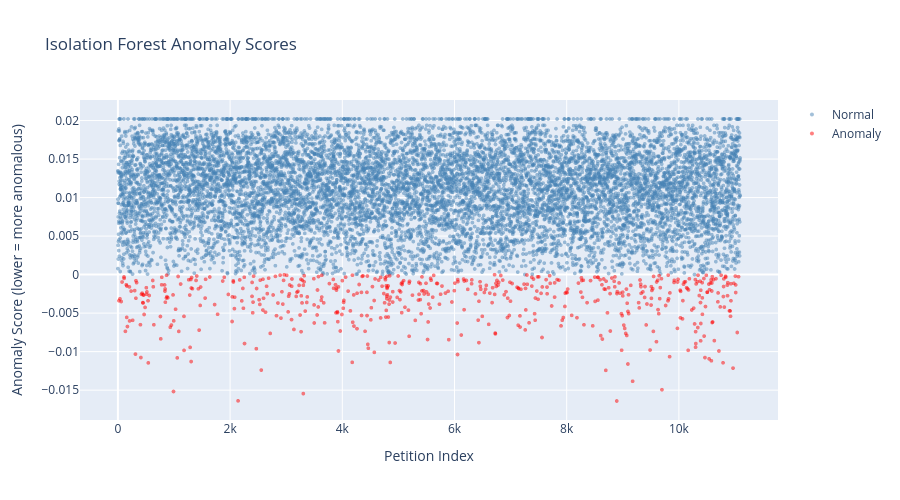

The notebook cell this image was saved under:
### Markdown cell above
Looking at the flagged anomalies, the pattern isn't one single thing. It's a mix of reasons petitions end up with rare vocabulary in the TF-IDF space:

Some use unusual formatting. The e-bike petition has bullet point characters (•) and list-style structure, which produce tokens most petitions don't have.
Some are loaded with technical jargon. The CMS petition uses "PAYE", "non-PAYE income", "assessment framework," which is bureaucratic language that rarely shows up elsewhere in the corpus.
Some pack in dense proper nouns and domain-specific terms, like the grooming gangs petition with "Pakistani grooming gangs", "safeguarding", "accountability" in a run-on style.
Some have unusual structure, like the civic responsibility petition which reads more like a policy document ("In three parts: 1)... 2)... 3)...") than a typical petition.

What they all share is that their word choices are rare relative to the rest of the corpus. Most petitions follow a fairly standard "we want the government to..." framing with common policy language. These ones break that mould in different ways, which is exactly what TF-IDF based anomaly detection should be picking up.

### Code cell
# Scatter plot: anomaly scores with anomalies highlighted
 
anomaly_df['label_name'] = anomaly_df['label'].map({1: 'Normal', -1: 'Anomaly'})
 
fig = px.scatter(
    anomaly_df,
    x='index',
    y='score',
    color='label_name',
    color_discrete_map={'Normal': 'steelblue', 'Anomaly': 'red'},
    hover_data=['action', 'state', 'signature_count'],
    title='Isolation Forest Anomaly Scores',
    labels={'index': 'Petition Index', 'score': 'Anomaly Score (lower = more anomalous)', 'label_name': ''},
    opacity=0.5
)
fig.update_traces(marker=dict(size=4))
fig.update_layout(height=500)
fig.show()

### Figure 1 — Plotly figure (JSON) as saved in the notebook; plotly's stock layout.template omitted (floating-point values rounded to 4 significant figures; data arrays with more than 128 entries replaced by an {"elided": "..."} marker saying what was removed)
{"data": [{"customdata": {"elided": "10537x3 mixed values"}, "hovertemplate": "=Normal<br>Petition Index=%{x}<br>Anomaly Score (lower = more anomalous)=%{y}<br>action=%{customdata[0]}<br>state=%{customdata[1]}<br>signature_count=%{customdata[2]}<extra></extra>", "legendgroup": "Normal", "marker": {"color": "steelblue", "opacity": 0.5, "size": 4, "symbol": "circle"}, "mode": "markers", "name": "Normal", "showlegend": true, "type": "scattergl", "x": {"elided": "10537 int values"}, "xaxis": "x", "y": {"elided": "10537 float values"}, "yaxis": "y"}, {"customdata": {"elided": "555x3 mixed values"}, "hovertemplate": "=Anomaly<br>Petition Index=%{x}<br>Anomaly Score (lower = more anomalous)=%{y}<br>action=%{customdata[0]}<br>state=%{customdata[1]}<br>signature_count=%{customdata[2]}<extra></extra>", "legendgroup": "Anomaly", "marker": {"color": "red", "opacity": 0.5, "size": 4, "symbol": "circle"}, "mode": "markers", "name": "Anomaly", "showlegend": true, "type": "scattergl", "x": {"elided": "555 int values"}, "xaxis": "x", "y": {"elided": "555 float values"}, "yaxis": "y"}], "layout": {"height": 500, "legend": {"title": {"text": ""}, "tracegroupgap": 0}, "title": {"text": "Isolation Forest Anomaly Scores"}, "xaxis": {"anchor": "y", "domain": [0, 1], "title": {"text": "Petition Index"}}, "yaxis": {"anchor": "x", "domain": [0, 1], "title": {"text": "Anomaly Score (lower = more anomalous)"}}}}
